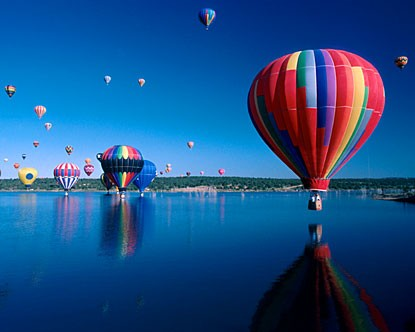
#> input picture Lab1/balloon.jpeg, 415 x 332 px
$ jupyter execute --allow-errors Images_with_python_library_lecture2.ipynb
#> lines starting #> are read from the running program, lines starting #| are printed output that depends on the picture
# Image Files and Paths

An image is stored as a file on your computer. Below, we define my_image as the filename of a file in this directory.

A filename consists of two parts: the name of the file and the extension, separated by a full stop (.). The extension specifies the format of the Image. There are two popular image formats: Joint Photographic Expert Group image (or .jpg, .jpeg) and Portable Network Graphics (or .png). These file types make it simpler to work with images. For example, it compresses the image, taking less spaces on your drive to store the image.

[cell 1]
my_image = "balloon.jpeg"

Image files are stored in the file system of your computer. The location of it is specified using a "path", which is often unique. You can find the path of your current working directory with Python's os module. The os module provides functions to interact with the file system, e.g. creating or removing a directory (folder), listing its contents, changing and identifying the current working directory.

[cell 2]
import os
cwd = os.getcwd()
cwd

The "path" to an image can be found using the following line of code.

[cell 3]
image_path = os.path.join(cwd, my_image)
image_path

# Load Images in Python

## Pillow Library (PIL)

Pillow (PIL) library is a popular library for loading images in Python. In addition, many other libraries such as "Keras" and "PyTorch" use this library to work with images. The Image module provides functions to load images from and saving images to the file system. Let's import it from PIL.

[cell 4]
from PIL import Image

If the image is in the current working directory, you can load the image as follows using the image's filename and create a PIL Image object. You can also load the image using its full path. This comes in handy if the image is not in your working directory.

[cell 5]
image = Image.open(image_path)
#> image is the input picture: PIL image 415x332 RGB; mean R, G, B 28.7, 81.1, 135.8
type(image)

If you are working in a Jupyter environment, you can view the image by calling the variable itself.

[cell 6]
image

## OpenCV Library

OpenCV is a library used for computer vision. It has more functionality than the PIL library but is more difficult to use. We can import OpenCV as follows:

[cell 7]
import cv2

The <code>imread()</code> method loads an image from the specified file, the input is the <code>path</code> of the image to be read (just like PIL), the <code>flag</code> paramter specifies how the image should be read, and the default value is <code>cv2.IMREAD_COLOR</code>.

[cell 8]
image = cv2.imread(my_image)
#> image: shape (332, 415, 3)

The result is a numpy array with intensity values as 8-bit unsigned integers.

[cell 9]
type(image)

We can get the shape of the array from the shape attribute.

[cell 10]
image.shape
#> Out = (332, 415, 3)

The shape is the same as the PIL array, but there are several differences; for example, PIL returns in (R, G, B) format whereas OpenCV returns in (B, G, R) format.

Each pixel could take on 256 possible values as intensity, ranging from 0 to 255, with 0 being the lowest intensity and 255 being the highest. The maximum and minimum intensity values of an image can be obtained, respectively, by calling:

[cell 11]
image.max()
#> Out = 255

and

[cell 12]
image.min()
#> Out = 0

# Plotting an Image

## Pillow Library (PIL)

We can also use the method show of PIL objects to display the image. Please note this method may or may not work depending on your setup.

#> (a cell that did not finish here is left out)

You can also use imshow method from the matplotlib library to display the image.

[cell 14]
import matplotlib.pyplot as plt

[cell 15]
plt.imshow(image)
plt.show()

We can use the attributes of the image object to get information. The attribute format is the extension or format of the image.

The attribute size returns a tuple, the first element is the number of pixels that comprise the width and the second element is the number of pixels that make up the height of the image.

[cell 16]
print(image.size)
#| 413340

This is a string specifying the pixel format used. In this case, it's “RGB”. RGB is a color space where red, green, and blue are added together to produce other colors.

#> (a cell that did not finish here is left out)

The Image.open method does not load image data into the computer memory. The load method of PIL object reads the file content, decodes it, and expands the image into memory.

#> (a cell that did not finish here is left out)

We can then check the intensity of the image at the  x -th column and  y -th row:

[cell 19]
x = 0
y = 1
#> (the rest of this cell did not finish here and is left out)

You can save the image in jpg format using the following command.

#> (a cell that did not finish here is left out)

## OpenCV Library

You can use OpenCV's imshow function to open the image in a new window using the `imshow` function from the `matplotlib` library:

[cell 21]
import matplotlib.pyplot as plt

[cell 22]
plt.imshow(image)
plt.show()

The image output doesn't look natural. This is because the order of RGB Channels are different. We can change the color space with conversion code and the function `cvtColor` from the `cv2` library:

[cell 23]
new_image=cv2.cvtColor(image, cv2.COLOR_BGR2RGB)

[cell 24]
plt.imshow(new_image)
plt.show()

You can also load the image using its path, this comes in handy if the image is not in your working directory:

[cell 25]
image = cv2.imread(image_path)
image.shape
#> Out = (332, 415, 3)

You can save the image using `imwrite`.

[cell 26]
cv2.imwrite("copy_balloon.jpg", image)
#> Out = True

# Grayscale Images and Color Channels

## Grayscale Images

### Pillow Library (PIL)

The ImageOps module contains several ‘ready-made’ image processing operations. This module is somewhat experimental, and most operators only work with grayscale and/or RGB images.

[cell 27]
from PIL import ImageOps

Grayscale images have pixel values representing the amount of light or intensity of that pixel. Light shades of gray have a high-intensity while darker shades have a lower intensity, i.e, white has the highest intensity and black the lowest.

#> (a cell that did not finish here is left out)

The mode is L for grayscale.

#> (a cell that did not finish here is left out)

### OpenCV Library

Grayscale images have pixel values representing the amount of light or intensity. Light shades of gray have a high-intensity darker shades have a lower intensity. White has the highest intensity, and black the lowest. We can convert an image to Gray Scale using a color conversion code and the function <code>cvtColor</code>.

The code for RGB to gray is <code>cv2.COLOR_BGR2GRAY</code>, we apply the function:

[cell 30]
image_gray = cv2.cvtColor(image, cv2.COLOR_BGR2GRAY)
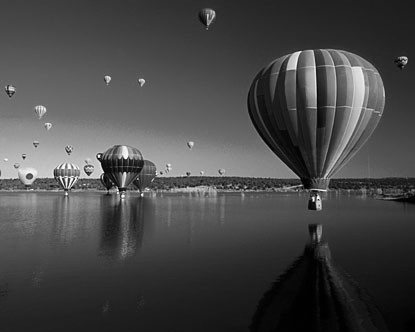
#> image_gray: shape (332, 415); min 0, max 252, mean 71.6

The image array has only two dimensions, i.e. only one color channel:

[cell 31]
image_gray.shape
#> Out = (332, 415)

We can plot the image using `imshow` but we have to specify the color map is gray:

[cell 32]
plt.imshow(image_gray, cmap='gray')
plt.show()

We can save the image as a grayscale image, let's save it as a `jpg` as well, in the working directory.

[cell 33]
cv2.imwrite('balloon_gray_cv.jpg', image_gray)
#> Out = True

You can also load in a grayscale image:

[cell 34]
im_gray = cv2.imread('balloon_gray_cv.jpg')
#> im_gray: shape (332, 415, 3); min 0, max 254, mean 71.6

We can plot the image:

[cell 35]
plt.imshow(im_gray,cmap='gray')
plt.show()

## Color Channels

### Pillow Library (PIL)

We can also work with the different color channels. Consider the following image:

[cell 36]
image = Image.open(image_path)
image

We can obtain the different RGB color channels and assign them to the variables red, green, and blue:

[cell 37]
red, green, blue = image.split()
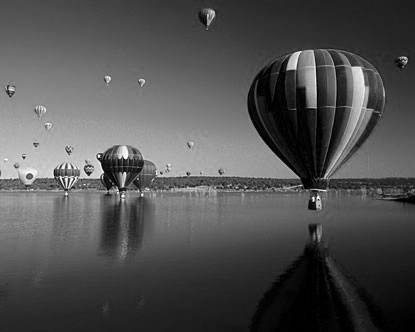
#> green: PIL image 415x332 L; min 0, max 255, mean 81.1
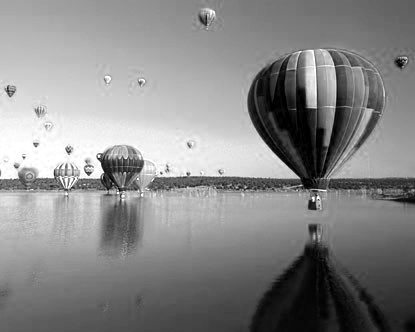
#> blue: PIL image 415x332 L; min 0, max 255, mean 135.8

Plotting the color image next to the red channel as a grayscale, we see that regions with red have higher intensity values.

[cell 38]
def get_concat_h(im1, im2):
    dst = Image.new('RGB', (im1.width + im2.width, im1.height))
#> dst: PIL image 830x332 RGB; every value is 0
    dst.paste(im1, (0, 0))
    dst.paste(im2, (im1.width, 0))
    return dst

[cell 39]
get_concat_h(image, red)

[cell 40]
get_concat_h(image, green)
#> in get_concat_h (call 2), `dst.paste(im2, (im1.width, 0))`:
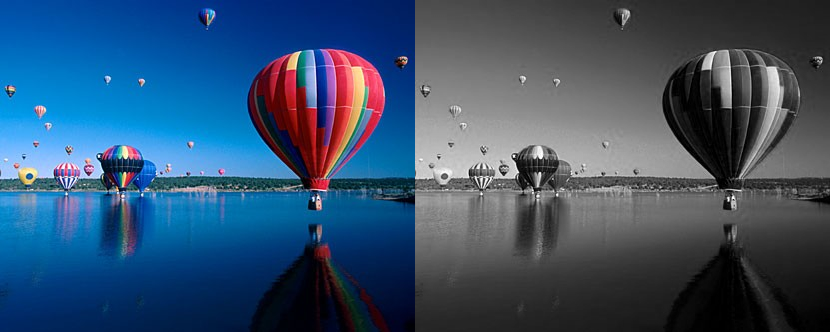
#> dst: PIL image 830x332 RGB; mean R, G, B 54.9, 81.1, 108.4

[cell 41]
get_concat_h(image, blue)
#> in get_concat_h (call 3), `dst.paste(im2, (im1.width, 0))`:
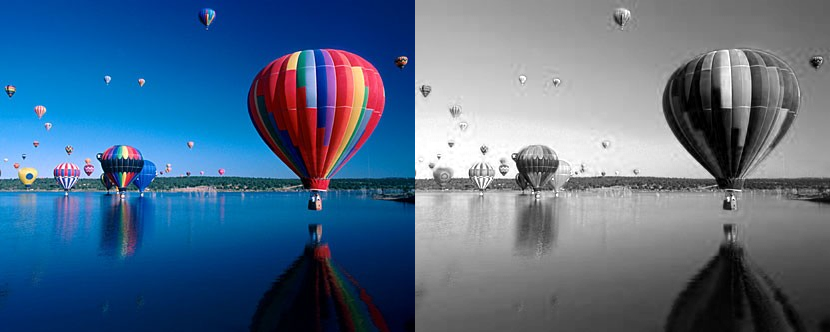
#> dst: PIL image 830x332 RGB; mean R, G, B 82.2, 108.4, 135.8

### PIL Images into NumPy Arrays

NumPy is a library for Python, allowing you to work with multi-dimensional arrays and matrices. We can convert a PIL image to a NumPy array. We use <code>asarray()</code> or <code>array</code> function from NumPy to convert PIL images into NumPy arrays.

First, let's import the numpy module:

[cell 42]
import numpy as np

We apply it to the PIL image we get a numpy array:

[cell 43]
array= np.asarray(image)
print(type(array))
#| <class 'numpy.ndarray'>

`np.asarray` turns the original image into a numpy array. Often, we don't want to manipulate the image directly, but instead, create a copy of the image to manipulate. The `np.array` method creates a new copy of the image, such that the original one will remain unmodified.

[cell 44]
array = np.array(image)

The attribute  <code>shape</code> of a `numpy.array` object returns a tuple corresponding to the dimensions of it, the first element gives the number of rows or height of the image,  the second is element is the number of columns or width of the image. The final element is the number of colour channels.

[cell 45]
print(array.shape)
#| (332, 415, 3)

or <code>(rows, columns, colors)</code>. Each element in the color axis  corresponds to the following value  <code>(R, G, B)</code> format.

We can view the intensity values by printing out the array, they range from 0 to 255 or $2^{8}$ (8-bit).

[cell 46]
print(array)
#> (printed output is left out)

The Intensity values are 8-bit unsigned datatype.

[cell 47]
array[0, 0]
#> Out = [2, 76, 165]

[cell 48]
array.min()
#> Out = 0

[cell 49]
array.max()
#> Out = 255

### OpenCV Library

We can also work with the different color channels. Consider the following image:

[cell 50]
balloon = cv2.imread('balloon.jpeg')
plt.imshow(cv2.cvtColor(balloon, cv2.COLOR_BGR2RGB))
plt.show()

We can obtain the different RGB colors and assign them to the variables blue, green, and red, in (B, G, R) format.

[cell 51]
blue, green, red = balloon[:, :, 0], balloon[:, :, 1], balloon[:, :, 2]

We can concatenate each image channel the images using the function <code>vconcat</code>.

[cell 52]
im_bgr = cv2.vconcat([blue, green, red])
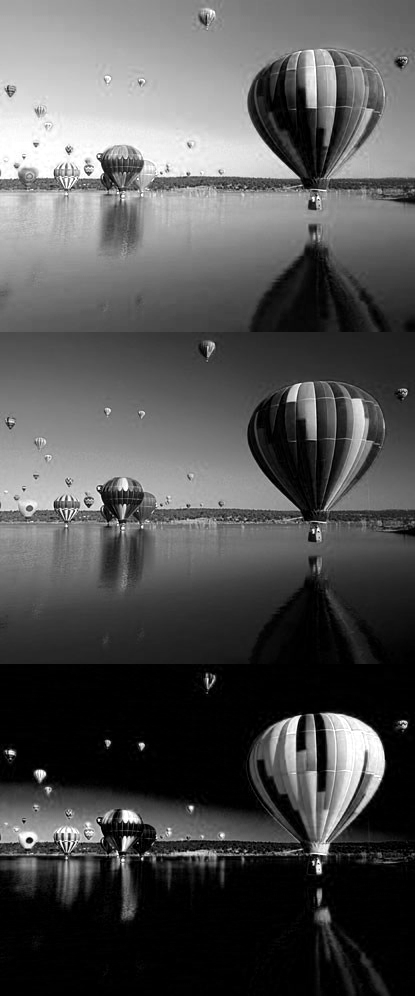
#> im_bgr: shape (996, 415); min 0, max 255, mean 81.8

Plotting the color image next to the red channel in grayscale, we see that regions with red have higher intensity values.

[cell 53]
plt.subplot(121)
plt.imshow(cv2.cvtColor(balloon, cv2.COLOR_BGR2RGB))
plt.title("RGB image")
plt.subplot(122)
plt.imshow(im_bgr,cmap='gray')
plt.title("Different color channels  blue (top), green (middle), red (bottom)  ")
plt.show()

We can use numpy slicing. For example, we can return the first 256 rows corresponding to the top half of the image:

[cell 54]
rows = 256

[cell 55]
plt.imshow(new_image[0:rows,:,:])
plt.show()
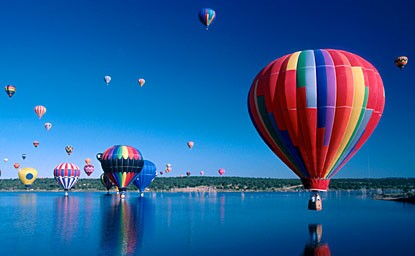
#> shown: shape (256, 415, 3); mean R, G, B 36.4, 94.5, 152.9

We can also return the first 256 columns corresponding to the first half of the image:

[cell 56]
columns = 256

[cell 57]
plt.imshow(new_image[:,0:columns,:])
plt.show()
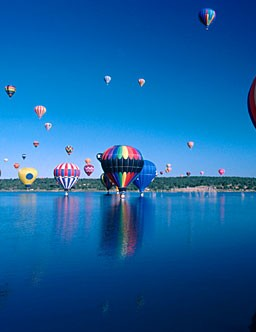
#> shown: shape (332, 256, 3); mean R, G, B 22.3, 98, 161.6

If you want to reassign an array to another variable, you should use the copy method (we will cover this in the next section).

[cell 58]
A = new_image.copy()
plt.imshow(A)
plt.show()

If we do not apply the method `copy()`, the variable will point to the same location in memory. Consider the variable B below, if we set all values of array A to zero, since A and B points to the same object in the memory, B will also have all-zero elements:

[cell 59]
B = A
A[:,:,:] = 0
#> A: shape (332, 415, 3); every value is 0
plt.imshow(B)
plt.show()

We can also manipulate elements using indexing. In the following piece of code, we create a new array `balloon_red` and set all but the red color channels to zero. Therefore, when we display the image, it appears red:

[cell 60]
balloon_red = balloon.copy()
balloon_red[:, :, 0] = 0
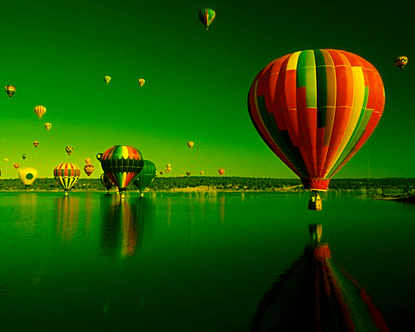
#> balloon_red: shape (332, 415, 3); mean B, G, R 0, 81.1, 28.7
balloon_red[:, :, 1] = 0
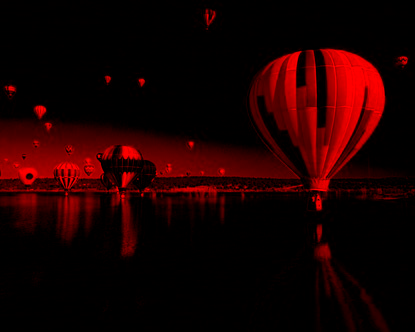
#> balloon_red: shape (332, 415, 3); mean B, G, R 0, 0, 28.7
plt.figure(figsize=(10, 10))
plt.imshow(cv2.cvtColor(balloon_red, cv2.COLOR_BGR2RGB))
plt.show()
